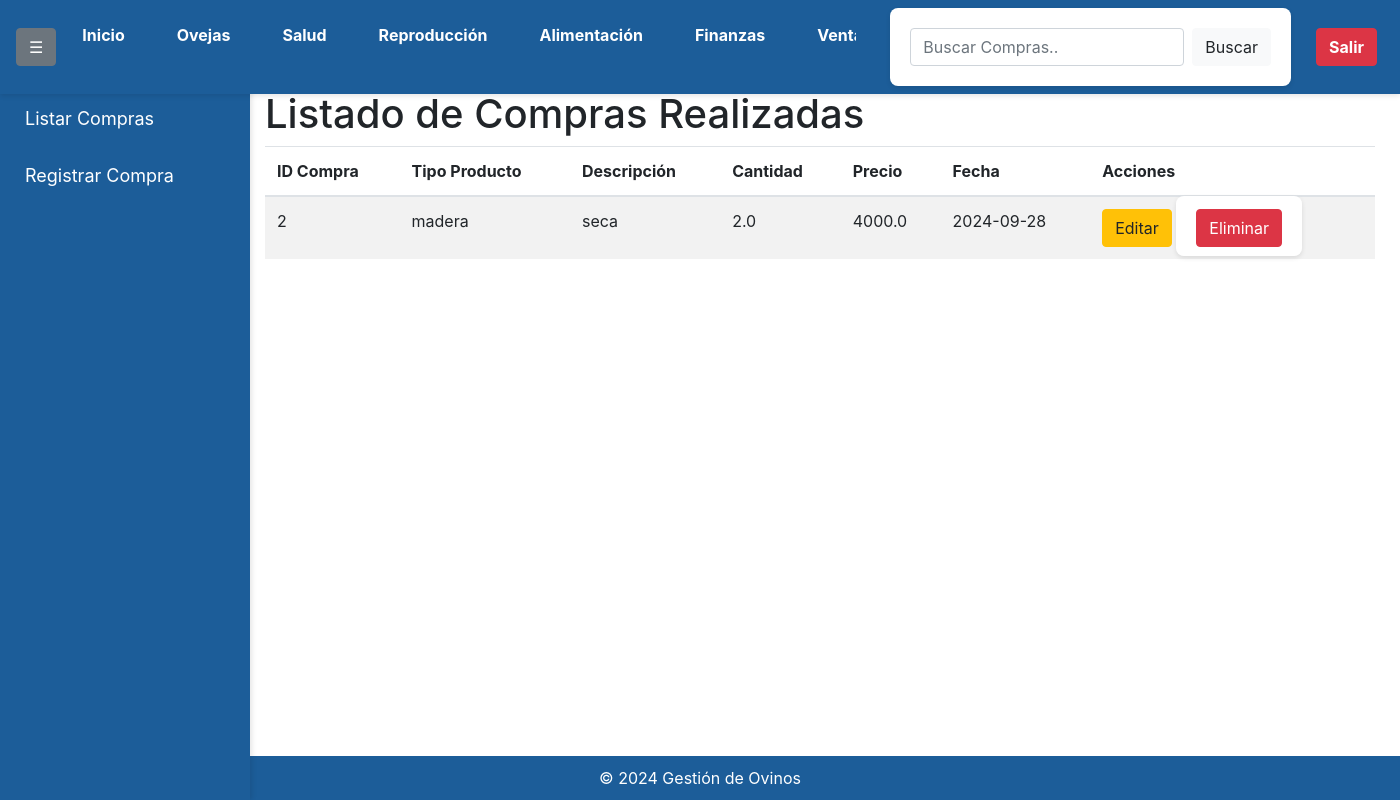
Page /listar_compras (signed in) on the earlier database version.
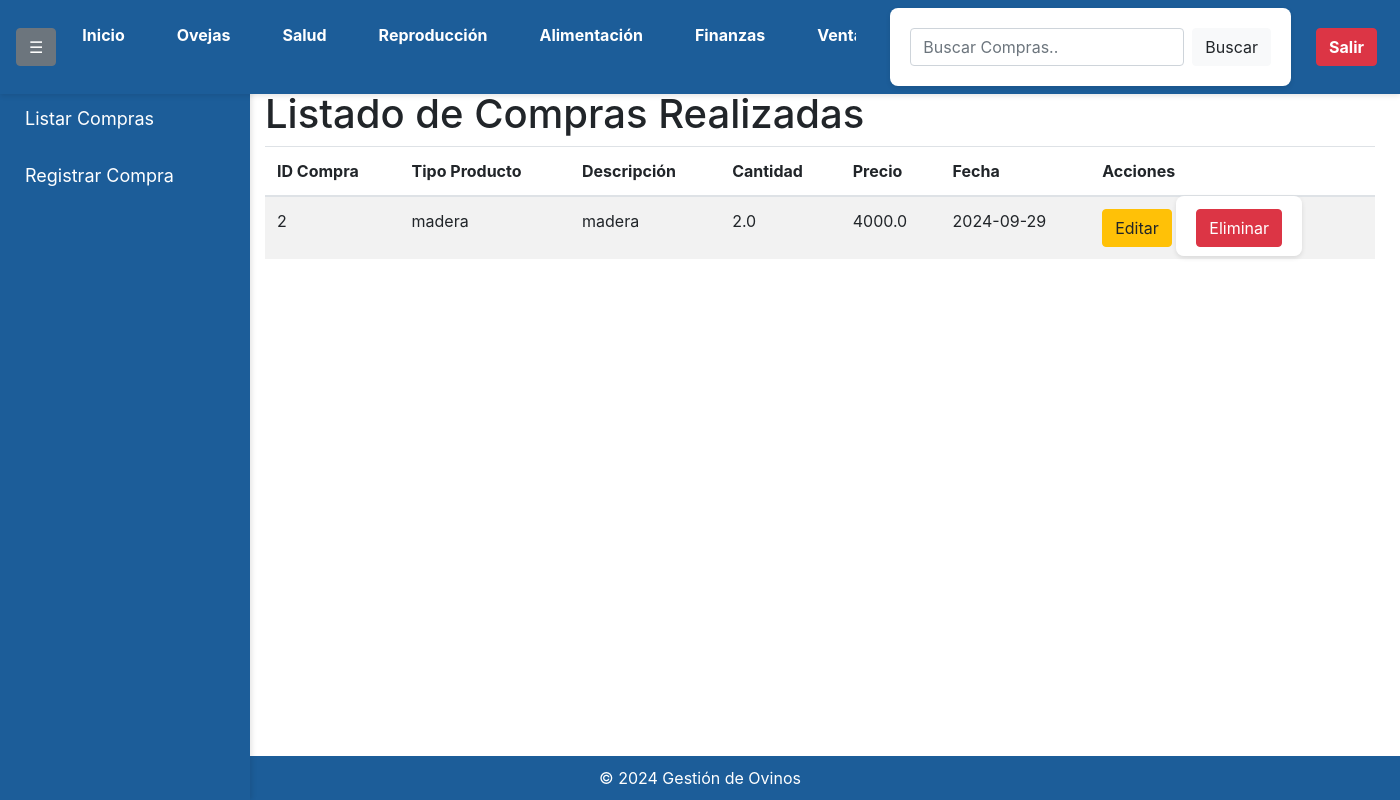
Same page on the later database version.
### app/models.py (models this page shows)
class Compra(db.Model):
    id = db.Column(db.Integer, primary_key=True)
    tipo_producto = db.Column(db.String(50), nullable=False)
    descripcion = db.Column(db.Text, nullable=False)
    cantidad = db.Column(db.Float, nullable=False)
    precio = db.Column(db.Float, nullable=False)
    fecha = db.Column(db.Date, nullable=False)
    user_id = db.Column(db.Integer, db.ForeignKey('user.id'), nullable=False)
    user = db.relationship('User', backref='compras')

### app/routes.py (the view)
@app.route('/listar_compras')
@login_required
def listar_compra():
    compras = Compra.query.filter_by(user_id=current_user.id).all()
    return render_template('listar_compra.html', compras=compras)

### app/__init__.py (called while the page is built)
@login_manager.user_loader
def load_user(user_id):
    return User.query.get(int(user_id))

### app/templates/listar_compra.html (shortened to what this page needs)
<!DOCTYPE html>
<html lang="es">
<head>
    <link rel="stylesheet" href="{{ url_for('static', filename='styles.css') }}">
    <link rel="stylesheet" href="https://maxcdn.bootstrapcdn.com/bootstrap/4.5.2/css/bootstrap.min.css">
</head>
<body>
    <nav class="navbar navbar-expand-lg navbar-light">
        <div class="collapse navbar-collapse" id="navbarNav">
            <button class="btn btn-secondary ml-2" id="toggleSidebar">☰</button>
            <ul class="navbar-nav mr-auto">
                <li class="nav-item">
                    <a class="nav-link text-white" href="{{ url_for('index') }}">Inicio</a>
                </li>
                <li class="nav-item">
                    <a class="nav-link text-white" href="{{ url_for('oveja') }}">Ovejas</a>
                </li>
                <li class="nav-item">
                    <a class="nav-link text-white" href="{{ url_for('salud') }}">Salud</a>
                </li>
                <li class="nav-item">
                    <a class="nav-link text-white" href="{{ url_for('reproduccion') }}">Reproducción</a>
                </li>
                <li class="nav-item">
                    <a class="nav-link text-white" href="{{ url_for('alimentacion') }}">Alimentación</a>
                </li>
                <li class="nav-item">
                    <a class="nav-link text-white" href="{{ url_for('finanzas') }}">Finanzas</a>
                </li>
                <li class="nav-item">
                    <a class="nav-link text-white" href="{{ url_for('venta') }}">Ventas</a>
                </li>
            </ul>
            <form class="form-inline my-2 my-lg-0" method="GET" action="{{ url_for('listar_compra') }}">
                <input class="form-control mr-sm-2" type="search" name="search" placeholder="Buscar Compras.." aria-label="Search" value="{{ request.args.get('search', '') }}">
                <button class="btn btn-light my-2 my-sm-0" type="submit">Buscar</button>
            </form>
            <a href="{{ url_for('logout') }}" class="btn btn-danger ml-2">Salir</a>
        </div>
    </nav>
    <div class="sidebar" id="sidebar">
        <ul class="nav flex-column">
            <li class="nav-item">
                <a class="nav-link text-white" href="{{ url_for('listar_compra') }}">Listar Compras</a>
            </li>
            <li class="nav-item">
                <a class="nav-link text-white" href="{{ url_for('registrar_compra') }}">Registrar Compra</a>
            </li>
        </ul>
    </div>
    <div class="container mt-3">
        <h1 style="margin-top: 70px;">Listado de Compras Realizadas</h1>
        <table class="table table-striped">
            <thead>
                <tr>
                    <th>ID Compra</th>
                    <th>Tipo Producto</th>
                    <th>Descripción</th>
                    <th>Cantidad</th>
                    <th>Precio</th>
                    <th>Fecha</th>
                    <th>Acciones</th>
                </tr>
            </thead>
            <tbody>
                {% for compra in compras %}
                    <tr>
                        <td>{{ compra.id }}</td>
                        <td>{{ compra.tipo_producto }}</td>
                        <td>{{ compra.descripcion }}</td>
                        <td>{{ compra.cantidad }}</td>
                        <td>{{ compra.precio }}</td>
                        <td>{{ compra.fecha.strftime('%Y-%m-%d') }}</td>
                        <td>
                            <a href="{{ url_for('editar_compra', id=compra.id) }}" class="btn btn-warning">Editar</a>
                            <form action="{{ url_for('eliminar_compra', id=compra.id) }}" method="POST" style="display:inline;">
                                <button type="submit" class="btn btn-danger" onclick="return confirm('¿Estás seguro de que deseas eliminar este registro?');">Eliminar</button>
                            </form>
                        </td>
                    </tr>
                {% endfor %}
            </tbody>
        </table>
    </div>
    <footer class="text-center mt-4">
        &copy; 2024 Gestión de Ovinos
    </footer>
</body>
</html>

Differences in the rows shown:
changed Compra "madera": descripcion "seca" → "madera"; fecha "2024-09-28" → "2024-09-29"
